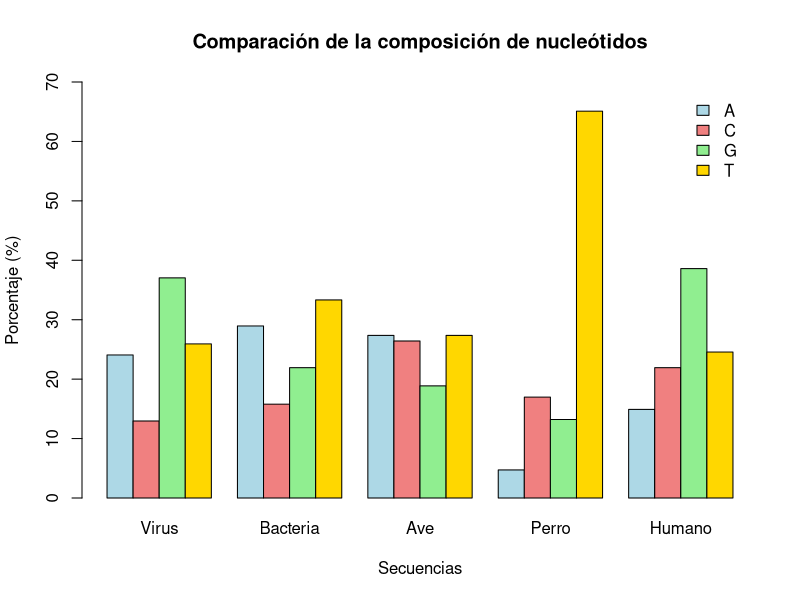

This chart was generated by the following R code:
## ---- chunk 1
virus <- "CATCATCAATAATATACCTTATTTTGGATTGAAGCCAATATGATAATGAGGGGGTGGAGTTTGTGACGTGGCGCGGGGCGTGGGAACGGGGCGGGTGACGTAGTAGTG"
bacteria <- "AGCTTTTCATTCTGACTGCAACGGGCAATATGTCTCTGTGTGGATTAAAAAAAGAGTGTCTGATAGCAGCTTCTGAACTGGTTACCTGCCGTGAGTAAATTAAAATTTTATTGA"
ave <- "GCCCCCATAGCTTAACCCACAAAGCATGGCACTGAAGATGCCAAGATGGTACCTACTATACCTGTGGGCAAAAGACTTAGTCCTAACCTTTCTATTGGTTTTTGCT"
perro <- "TTTTTTTTTTTTTTTTTTTTCTCGTTTTTTTTTTTTTTTTTCTTTTTTTCTTTCTTTTTTTTTTCCGTTCTGTGAGCCACTGGGCGGACCTCCCGTGTATCTGAGT"
humano <- "ATGGTGCACCTGACTCCTGTGGAGAAGTCTGCCGTTACTGCCCTGTGGGGCAAGGTGAACGTGGATGAAGTTGGTGGTGAGGCCCTGGGCAGGCTGCTGGTGGTCTACCCTTGG"

secuencias <- c(
  Virus = virus, Bacteria = bacteria,
  Ave = ave, Perro = perro, Humano = humano
)
## ---- chunk 2
size_dna <- function(dna) {
  nchar(dna)
}

nucleotide_composition <- function(dna) {
  bases <- c("A", "C", "G", "T")
  chars <- strsplit(dna, "")[[1]]
  counts <- sapply(bases, function(base) sum(chars == base))
  percentages <- round((counts / length(chars)) * 100, 2)
  list(counts = counts, percentages = percentages)
}

gc_content <- function(dna) {
  comp <- nucleotide_composition(dna)$percentages
  round(comp["G"] + comp["C"], 2)
}

complementary_strand <- function(dna) {
  chartr("ACGT", "TGCA", dna)
}
## ---- chunk 3
for (nombre in names(secuencias)) {
  cat("Secuencia:", nombre, "\n")
  cat("Tamaño:", size_dna(secuencias[nombre]), "nucleótidos\n\n")
}
## ---- chunk 4
for (nombre in names(secuencias)) {
  comp <- nucleotide_composition(secuencias[nombre])

  cat("Secuencia:", nombre, "\n")
  cat("Conteo de nucleótidos:\n")
  print(comp$counts)
  cat("Porcentaje de nucleótidos:\n")
  print(comp$percentages)
  cat("\n")
}
## ---- chunk 5
for (nombre in names(secuencias)) {
  cat("Secuencia:", nombre, "\n")
  cat("Contenido de GC:", gc_content(secuencias[nombre]), "%\n\n")
}
## ---- chunk 6
for (nombre in names(secuencias)) {
  cat("Secuencia:", nombre, "\n")
  cat("Original:       ", secuencias[nombre], "\n")
  cat("Complementaria: ", complementary_strand(secuencias[nombre]), "\n\n")
}
## ---- chunk 7
matriz_comp <- sapply(secuencias, function(seq) {
  nucleotide_composition(seq)$percentages
})

barplot(
  matriz_comp,
  beside = TRUE,
  col = c("lightblue", "lightcoral", "lightgreen", "gold"),
  legend.text = c("A", "C", "G", "T"),
  args.legend = list(x = "topright", inset = 0.02, bty = "n"),
  main = "Comparación de la composición de nucleótidos",
  xlab = "Secuencias",
  ylab = "Porcentaje (%)",
  ylim = c(0, 70)
)
